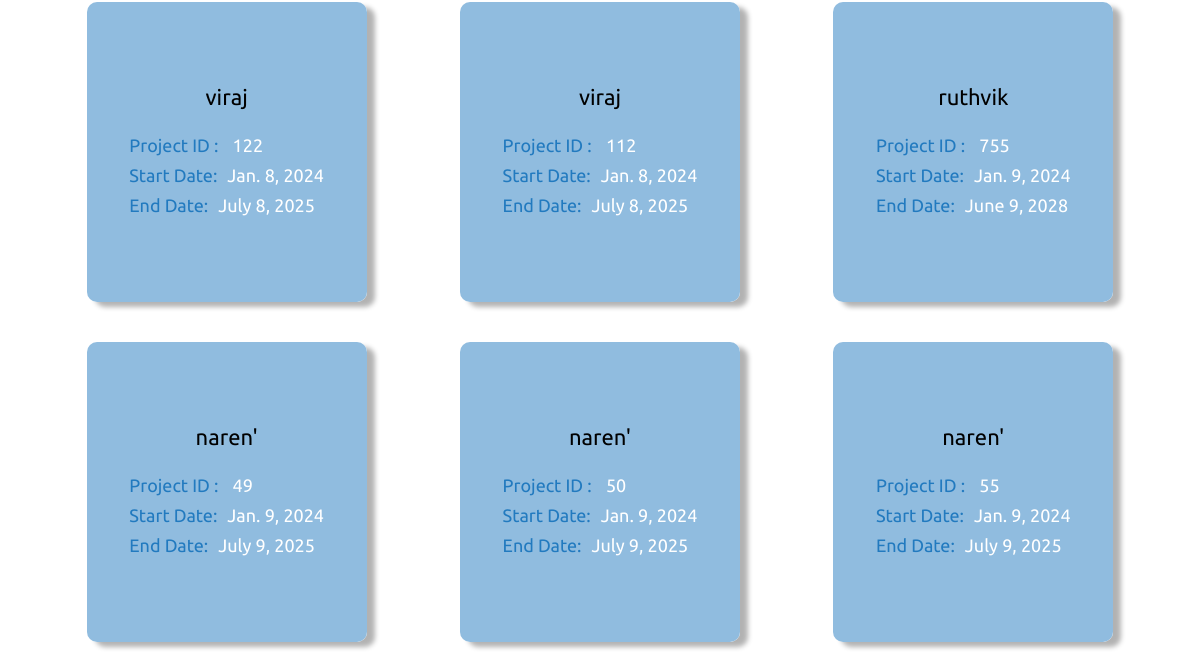
Page /project_list/ (lower part) on the earlier database version.
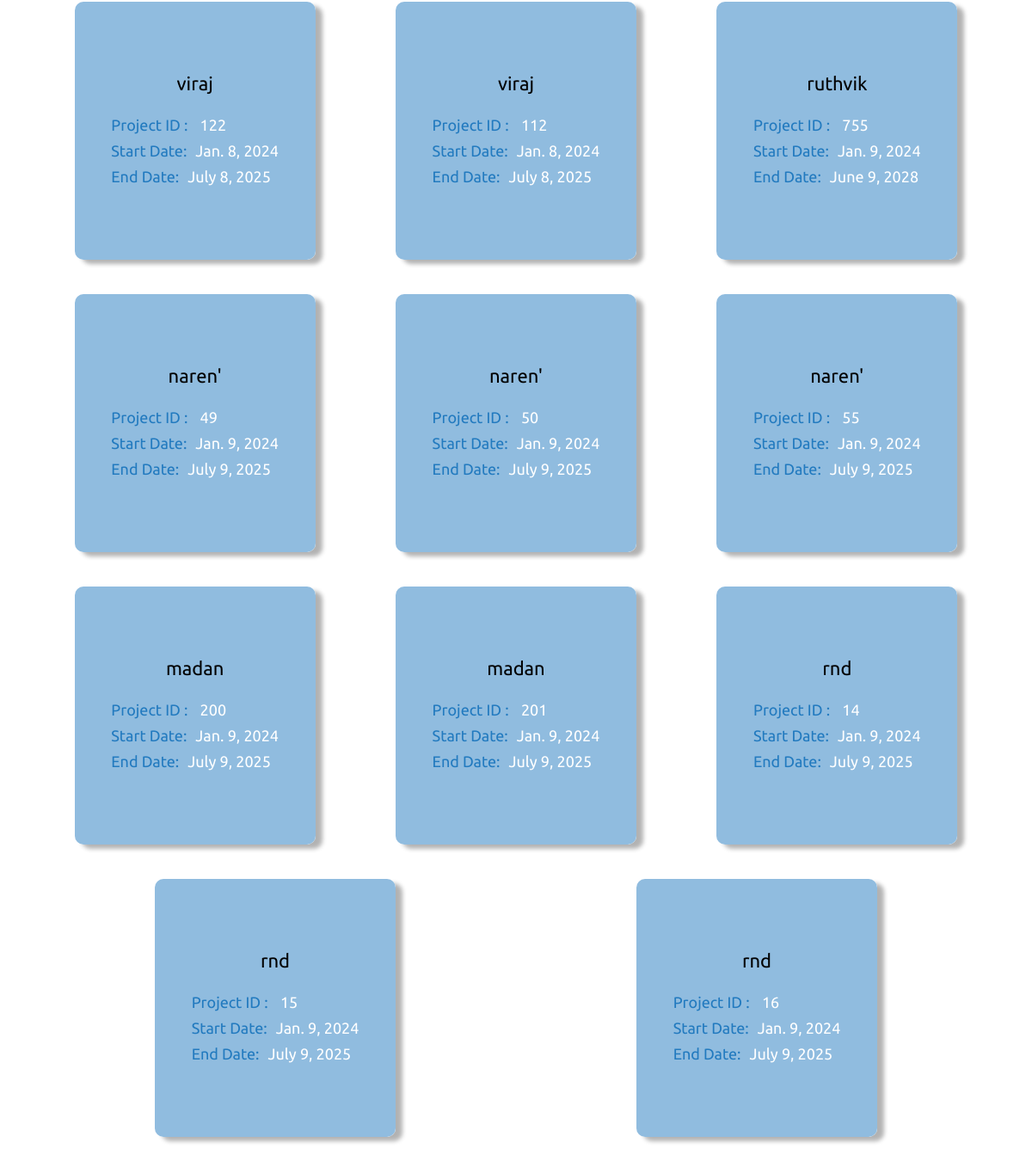
Same page on the later database version.
### home/models.py (models this page shows, shortened)
class project_details(models.Model):
    Project_Fellowship_No = models.CharField(max_length=20,primary_key=True)
    PI_of_Project = models.CharField(max_length=20,blank=True,null=True)
    Sanctioned_Date = models.DateField(null=True)
    Project_Start_Date = models.DateField(null=True)
    Project_Closure_Date = models.DateField(null=True)
    Title_of_Project = models.CharField(max_length=50,blank=True,null=True)
    project_duration =models.IntegerField(null=True)
    financial_year_start_index = models.IntegerField(null=True)
    financial_year_end_index = models.IntegerField(null=True)

### home/views.py (the view)
# urls.py: path('project_list/',views.project_list,name='project_list'),
def project_list(request):
    projects = project_details.objects.all()
    context = {'projects': projects}
    return render(request, 'project_list.html', context)

### templates/project_list.html (shortened to what this page needs)
{% load static %}
<!DOCTYPE html>
<html lang="en">
<head>
    <link rel="stylesheet" href="{% static "style.css" %}">
</head>
<body>
    <div class="project-container">
        {% for project in projects %}
        <div class="book">
            <div class="buttons">
                <a href="{% url 'fill' project_id=project.Project_Fellowship_No %}">
                    <button class="button">Monthly Sheet</button>
                </a>
                <a href="{% url 'mastersheet' project_id=project.Project_Fellowship_No %}">
                    <button class="button">Mastersheet</button>
                </a>
            </div>            <div class="cover">
                <div class="project-details">
                    <h4 style="text-align:center;">   {{ project.Title_of_Project }}  </h4>
                    <p><span>Project ID :</span>  {{ project.Project_Fellowship_No }}</p>
                    <p><span>Start Date:</span>{{ project.Project_Start_Date }}</p>
                    <p><span>End Date:</span>{{ project.Project_Closure_Date }}</p>
                </div>
            </div>
           </div>
        {% endfor %}
    </div>
</body>
</html>

Differences in the rows shown:
added project_details: Title_of_Project "madan", Project_Fellowship_No "200", Project_Start_Date "Jan. 9, 2024", Project_Closure_Date "July 9, 2025"
added project_details: Title_of_Project "madan", Project_Fellowship_No "201", Project_Start_Date "Jan. 9, 2024", Project_Closure_Date "July 9, 2025"
added project_details: Title_of_Project "rnd", Project_Fellowship_No "14", Project_Start_Date "Jan. 9, 2024", Project_Closure_Date "July 9, 2025"
added project_details: Title_of_Project "rnd", Project_Fellowship_No "15", Project_Start_Date "Jan. 9, 2024", Project_Closure_Date "July 9, 2025"
added project_details: Title_of_Project "rnd", Project_Fellowship_No "16", Project_Start_Date "Jan. 9, 2024", Project_Closure_Date "July 9, 2025"
